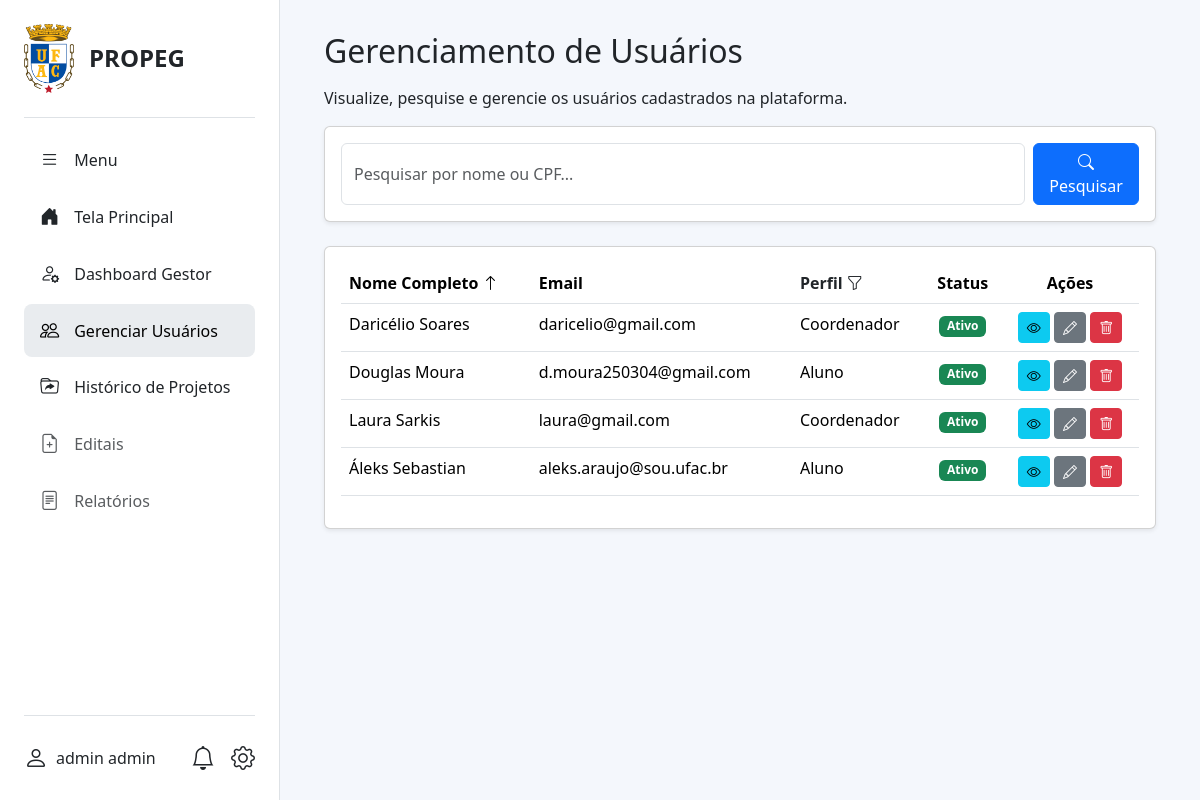
Page /gestor/usuarios/ (signed in) on the earlier database version.
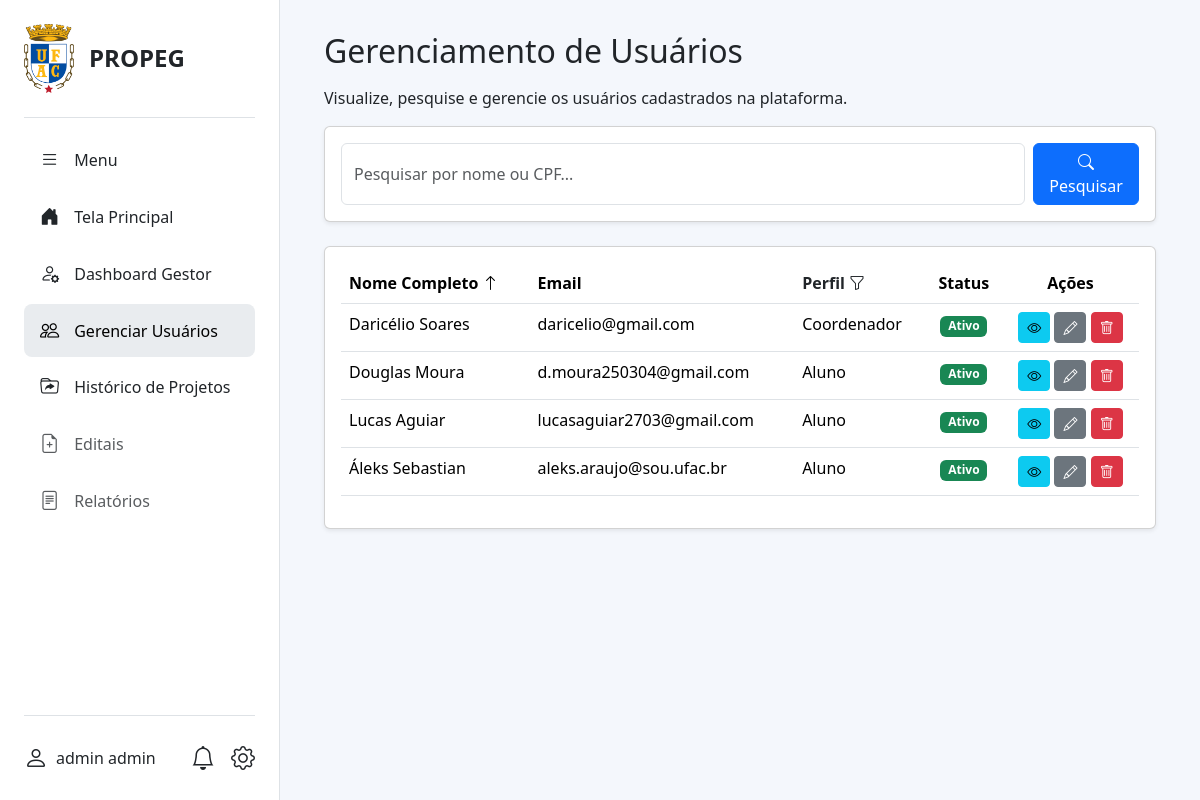
Same page on the later database version.
### projetos_institucionais/models.py (models this page shows, shortened)
class Usuario(AbstractUser):
    PERFIL_CHOICES = (
        ('coordenador', 'Coordenador'),
        ('aluno', 'Aluno'),
        ('gestor', 'Gestor'),
    )
    STATUS_CHOICES = (
        ('pendente', 'Pendente'),
        ('ativo', 'Ativo'),
        ('inativo', 'Inativo'),
    )
    status = models.CharField(
        max_length=20,
        choices=STATUS_CHOICES,
        default='pendente',
        verbose_name='Status',
    )
    USERNAME_FIELD = 'cpf'
    REQUIRED_FIELDS = ['username', 'first_name', 'last_name', 'email']
    cpf = models.CharField(max_length=14, unique=True, verbose_name="CPF")
    email = models.EmailField(unique=True)
    telefone = models.CharField(max_length=20, blank=True, null=True)
    perfil = models.CharField(max_length=20, choices=PERFIL_CHOICES)
    regime_trabalho = models.CharField(max_length=3, blank=True, null=True, verbose_name="Regime de Trabalho")
    is_active = models.BooleanField(default=False, verbose_name="Ativo", help_text="Marque esta opção para ativar a conta do usuário.")
    curso = models.ForeignKey(
        'CursoGraduacao',
        on_delete=models.SET_NULL,
        null=True,
        blank=True,
        verbose_name="Curso de Graduação",
    )
    endereco = models.OneToOneField(
        'Endereco',
        on_delete=models.SET_NULL,
        null=True,
        blank=True
    )
    titulacao = models.ForeignKey(
        'Titulacao',
        on_delete=models.SET_NULL,
        null=True,
        blank=True,
        verbose_name="Titulação"
    )
    centro_lotacao = models.ForeignKey(
        'CentroLotacao',
        on_delete=models.SET_NULL,
        null=True,
        blank=True,
        verbose_name="Centro de Lotação"
    )
    objects = UsuarioManager()

### projetos_institucionais/views.py (the view)
# urls.py: path('gestor/usuarios/', views.gerenciar_usuarios, name='gerenciar_usuarios'),
@gestor_required
def gerenciar_usuarios(request):
    queryset = Usuario.objects.exclude(pk=request.user.pk).order_by('first_name')
    query = request.GET.get('q', '')
    if query:
        queryset = queryset.filter(
            Q(first_name__icontains=query) |
            Q(last_name__icontains=query) |
            Q(cpf__icontains=query)
        )
    perfil_filter = request.GET.get('perfil', '')
    if perfil_filter in ['aluno', 'coordenador', 'gestor']:
        queryset = queryset.filter(perfil=perfil_filter)
    sort_by = request.GET.get('sort', 'first_name')
    if sort_by in ['first_name', '-first_name', 'email', '-email']:
        queryset = queryset.order_by(sort_by)
    paginator = Paginator(queryset, 10)
    page_number = request.GET.get('page')
    pagina_de_usuarios = paginator.get_page(page_number)
    contexto = {
        'pagina_de_usuarios': pagina_de_usuarios,
        'query': query,
        'perfil_filter': perfil_filter,
        'sort_by': sort_by,
        'perfil_choices': Usuario.PERFIL_CHOICES,
    }
    return render(request, 'projetos_institucionais/gerenciar_usuarios.html', contexto)

### projetos_institucionais/context_processors.py (called while the page is built)
def unread_notifications_context(request):
    if request.user.is_authenticated:
        unread_count = Notificacao.objects.filter(destinatario=request.user, lida=False).count()
        return {'unread_notifications_count': unread_count}
    return {}

### templates/projetos_institucionais/gerenciar_usuarios.html (shortened to what this page needs)
{% extends "base2.html" %}
{% block content %}
<div class="container-fluid">
    <div class="d-flex justify-content-between align-items-center mb-3">
        <h2 class="mb-0">Gerenciamento de Usuários</h2>
    </div>
    <p>Visualize, pesquise e gerencie os usuários cadastrados na plataforma.</p>
    <div class="card shadow-sm mb-4">
        <div class="card-body">
            <form method="get" class="d-flex">
                <input type="text" name="q" class="form-control me-2" placeholder="Pesquisar por nome ou CPF..." value="{{ query|default:'' }}">
                <button type="submit" class="btn btn-primary"><i class="bi bi-search"></i> Pesquisar</button>
            </form>
        </div>
    </div>
    <div class="card shadow-sm">
        <div class="card-body">
            <div class="table-responsive">
                <table class="table table-hover">
                    <thead>
                        <tr>
                            <th>
                                <a href="?sort={% if sort_by == 'first_name' %}-first_name{% else %}first_name{% endif %}&q={{ query|default:'' }}&perfil={{ perfil_filter|default:'' }}">
                                    Nome Completo
                                    {% if 'first_name' in sort_by %}<i class="bi bi-arrow-{% if sort_by == '-first_name' %}down{% else %}up{% endif %}"></i>{% endif %}
                                </a>
                            </th>
                            <th>Email</th>
                            <th>
                                <div class="dropdown">
                                    <a class="dropdown-toggle text-decoration-none text-dark" href="#" role="button" id="perfilDropdown" data-bs-toggle="dropdown" aria-expanded="false">
                                        Perfil <i class="bi bi-funnel"></i>
                                    </a>
                                </div>
                            </th>
                            <th class="text-center">Status</th>
                            <th class="text-center">Ações</th>
                        </tr>
                    </thead>
                    <tbody>
                        {% for usuario in pagina_de_usuarios %}
                        <tr>
                            <td>{{ usuario.get_full_name }}</td>
                            <td>{{ usuario.email }}</td>
                            <td>{{ usuario.get_perfil_display }}</td>
                            <td class="text-center">
                                {% if usuario.status == 'ativo' %}
                                <span class="badge bg-success">{{ usuario.get_status_display }}</span>
                                {% elif usuario.status == 'pendente' %}
                                <span class="badge bg-warning">{{ usuario.get_status_display }}</span>
                                {% else %}
                                <span class="badge bg-secondary">{{ usuario.get_status_display }}</span>
                                {% endif %}
                            </td>
                            <td class="text-center">
                                <a href="{% url 'usuario_detalhe' pk=usuario.pk %}" class="btn btn-sm btn-info" title="Ver Detalhes"><i
                                        class="bi bi-eye"></i></a>
                                <a href="{% url 'usuario_editar' pk=usuario.pk %}" class="btn btn-sm btn-secondary" title="Editar"><i
                                        class="bi bi-pencil"></i></a>
                                <a href="{% url 'usuario_deletar' pk=usuario.pk %}" class="btn btn-sm btn-danger" title="Excluir"><i
                                        class="bi bi-trash"></i></a>
                            </td>
                        </tr>
                        {% empty %}
                        <tr>
                            <td colspan="5" class="text-center">Nenhum usuário encontrado.</td>
                        </tr>
                        {% endfor %}
                    </tbody>
                </table>
            </div>
        </div>
    </div>
</div>
{% endblock %}

### templates/base2.html (shortened to what this page needs)
{% load static %}
<!DOCTYPE html>
<html lang="pt-BR">
<head>
    <link href="https://cdn.jsdelivr.net/npm/bootstrap@5.3.3/dist/css/bootstrap.min.css" rel="stylesheet">
    <link href="https://cdn.jsdelivr.net/npm/bootstrap-icons@1.11.3/font/bootstrap-icons.css" rel="stylesheet">
    <link href="https://cdnjs.cloudflare.com/ajax/libs/font-awesome/6.5.2/css/all.min.css" rel="stylesheet">
    <link href="{% static 'css/style.css' %}" rel="stylesheet">
</head>
<body>
    <div class="d-flex">
        <div id="sidebar" class="d-flex flex-column">
            <div class="sidebar-header">
                <img src="{% static 'imagens/logo_ufac.png' %}" alt="Logo UFAC" width="50">
                <span class="fs-4 fw-bold">PROPEG</span>
            </div>
            <ul class="nav flex-column my-3">
                <li class="nav-item">
                    <a href="#" class="nav-link text-dark" id="toggle-btn">
                        <i class="bi bi-list"></i>
                        <span>Menu</span>
                    </a>
                </li>
                {% with request.resolver_match.url_name as url_name %}
                <li class="nav-item">
                    <a href="{% url 'tela_principal' %}"
                        class="nav-link {% if url_name == 'tela_principal' %}active{% else %}text-dark{% endif %}">
                        <i class="bi bi-house-door-fill"></i>
                        <span>Tela Principal</span>
                    </a>
                </li>
                {% if user.is_authenticated and user.perfil == 'gestor' %}
                <li class="nav-item">
                    <a href="{% url 'gestor_dashboard' %}"
                        class="nav-link {% if request.resolver_match.url_name == 'gestor_dashboard' %}active{% else %}text-dark{% endif %}">
                        <i class="bi bi-person-gear"></i>
                        <span>Dashboard Gestor</span>
                    </a>
                </li>
                <li class="nav-item">
                    <a href="{% url 'gerenciar_usuarios' %}" class="nav-link {% if request.resolver_match.url_name == 'gerenciar_usuarios' %}active{% else %}text-dark{% endif %}">
                        <i class="bi bi-people"></i>
                        <span>Gerenciar Usuários</span>
                    </a>
                </li>
                <li class="nav-item">
                    <a href="{% url 'historico_projetos' %}" class="nav-link {% if request.resolver_match.url_name == 'historico_projetos' %}active{% else %}text-dark{% endif %}">
                        <i class="bi bi-folder-symlink"></i>
                        <span>Histórico de Projetos</span>
                    </a>
                </li>
                <li class="nav-item">
                    <a href="#" class="nav-link text-muted disabled">
                        <i class="bi bi-file-earmark-plus"></i>
                        <span>Editais</span>
                    </a>
                </li>
                <li class="nav-item">
                    <a href="#" class="nav-link text-muted disabled">
                        <i class="bi bi-file-text"></i>
                        <span>Relatórios</span>
                    </a>
                </li>
                {% endif %}
                {% endwith %}
            </ul>
            <div class="sidebar-footer mt-auto">
                {% if user.is_authenticated %}
                <a href="{% url 'perfil' %}" class="d-flex align-items-center text-dark text-decoration-none">
                    <i class="bi bi-person fs-4"></i>
                    <span class="ms-2">
                        {% if user.get_full_name %}
                        {{ user.get_full_name }}
                        {% elif user.first_name %}
                        {{ user.first_name }}
                        {% else %}
                        {{ user.cpf }}
                        {% endif %}
                    </span>
                </a>
                {% endif %}
                <div class="d-flex align-items-center">
                    <a href="{% url 'lista_notificacoes' %}" class="text-dark position-relative me-3">
                        <i class="bi bi-bell fs-4"></i>
                    </a>
                    {% if user.is_authenticated %}
                    <div class="dropdown dropup">
                        <a href="#" class="text-dark text-decoration-none" data-bs-toggle="dropdown"
                            aria-expanded="false">
                            <i class="bi bi-gear fs-4"></i>
                        </a>
                    </div>
                    {% endif %}
                </div>
            </div>
        </div>
        <main id="main-content">
            {% block content %}
            {% endblock %}
        </main>
    </div>
</body>
</html>

### static/css/style.css (style rules this page uses)
html, body { height: 100%; margin: 0; font-family: 'Segoe UI', Tahoma, Geneva, Verdana, sans-serif; }
.d-flex { height: 100%; }
#sidebar { width: 280px; background-color: #ffffff; padding: 1.5rem; border-right: 1px solid #dee2e6; transition: width 0.3s; transition: width 0.3s ease-in-out; }
.sidebar-header { display: flex; align-items: center; gap: 15px; padding-bottom: 1.5rem; border-bottom: 1px solid #dee2e6; }
.sidebar-footer { display: flex; justify-content: space-between; align-items: center; padding-top: 1.5rem; border-top: 1px solid #dee2e6; }
#main-content { flex-grow: 1; background-color: #f4f7fc; padding: 2rem; overflow-y: auto; }
.table-responsive { overflow: visible; }
.table thead th a { color: inherit; text-decoration: none; }
.table thead th a::after { display: none; }

Differences in the rows shown:
removed Usuario: get_full_name "Laura Sarkis", email "laura@gmail.com", perfil "Coordenador", status "Ativo"
added Usuario: get_full_name "Lucas Aguiar", email "lucasaguiar2703@gmail.com", perfil "Aluno", status "Ativo"
